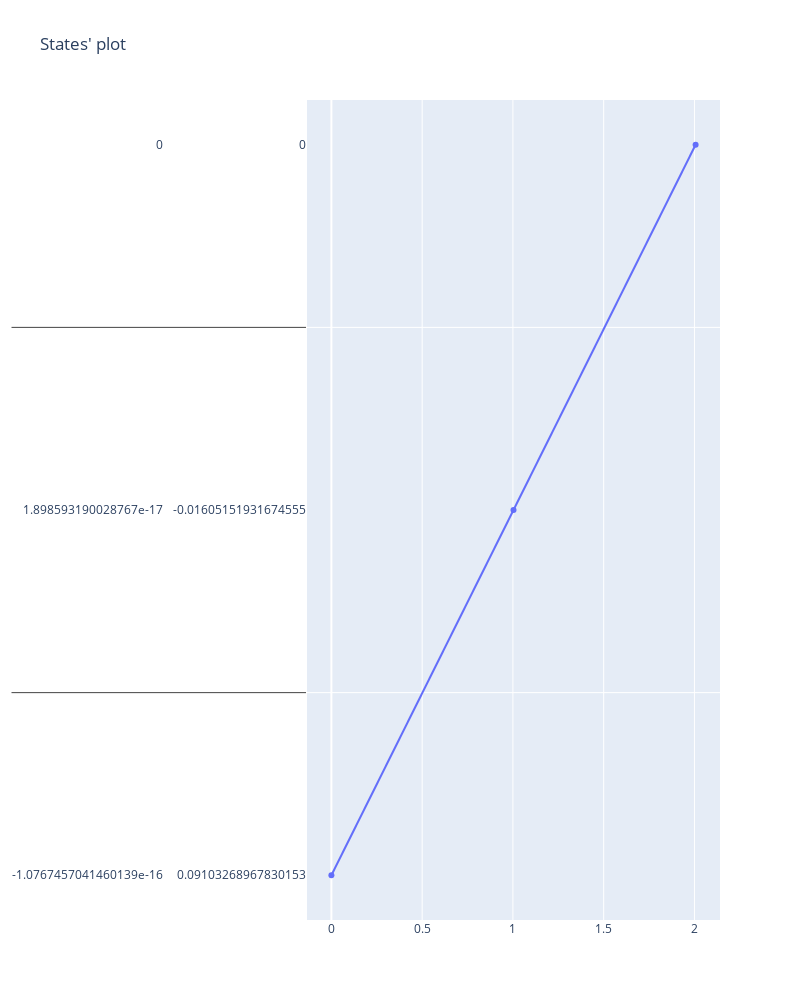

Write notebook code for a chart like this one.
### Code cell
y3 = [x[3][0] * R[0] for x in rrt.confs]


fig = make_subplots(rows=1, cols=1)

# Add each plot to the subplot

fig.add_trace(go.Scatter(x=x, y=y3, name='eta1'), row=1, col=1)

# Update subplot layout
fig.update_layout(height=1000, width=800, title_text="States' plot")

# Display the subplot
fig.show()

### Figure 1 — Plotly figure (JSON) as saved in the notebook; plotly's stock layout.template omitted (floating-point values rounded to 4 significant figures; data arrays with more than 128 entries replaced by an {"elided": "..."} marker saying what was removed)
{"data": [{"name": "eta1", "type": "scatter", "x": {"elided": "320 float values"}, "xaxis": "x", "y": {"elided": "316x3 float values"}, "yaxis": "y"}], "layout": {"height": 1000, "title": {"text": "States' plot"}, "width": 800, "xaxis": {"anchor": "y", "domain": [0, 1]}, "yaxis": {"anchor": "x", "domain": [0, 1]}}}
